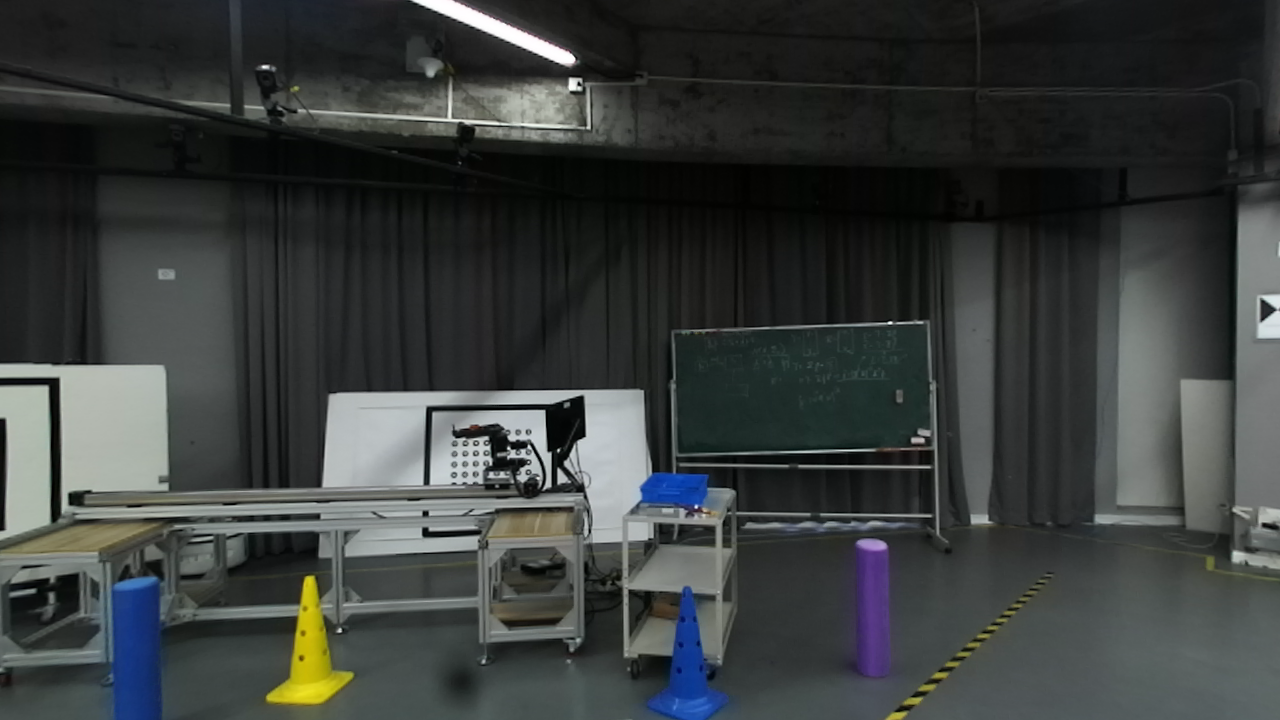
#> input picture 工作/相机深度图_全站仪_比测/20200827_depth_test/zed/depth/zed_depth_0.png, 1280 x 720 px, found by its file name
$ python 'util(2).py'
#> lines starting #> are read from the running program, lines starting #| are printed output that depends on the picture
import numpy as np
import math
from scipy.optimize import leastsq
import cv2


# [17 lines left out: function distance_chessboard2camera_rt, not called in this run]


def get_cheesboard_3d_pos(img, internal_matrix, chessboard_xlen=0.03, chessboard_ylen=0.03, chessboard_xnum=11,
                          chessboard_ynum=8, is_colorful=True, cv2_input_type=True):
    """
    :param img:input image with shape (H*W*3) or (3*H*W) if is colorful and is_colorful==True, (H*W) if is gray and is_colorful==False
    :param internal_matrix: the internal_matrix of camera with shape(3*3):[[fx,0,u0],
                                                                            [0,fy,v0],
                                                                            [0,0,1]]
                                                                    or (3,4)[[fx,0,u0,0],
                                                                            [0,fy,v0,0],
                                                                            [0,0,1,0]]
    :param chessboard_xlen: true length between each corner of the chessboard with x-axis direction,which unit is meter(m)
    :param chessboard_ylen: true length between each corner of the chessboard with y-axis direction,which unit is meter(m)
    :param chessboard_xnum: the numbers of corners on the chessboard with x-axis direction
    :param chessboard_ynum: the numbers of corners on the chessboard with y-axis direction
    :param is_colorful:
    :param cv2_input_type: is True whne the input image is read by opencv
    :return:"str" if with some error during this function the return is the error info with the type of string
    else return "pos,rt_matrix", pos is the homogeneous coordinate of each corner with shape(4*corner_numbers)
                                rt_matrix is the rotation matrix and translate matrix from chessboard coordinate to camera coordinate with shape(4*4) [R|T]
    """
    if is_colorful:
        try:
            shape = img.shape
        except:
            return "【ERROR】: error with input image type"
        if len(shape) != 3:
            return "【ERROR】: error with input image shape"
        if img.shape[-1] != 3:
            try:
                img = img.transpose((1, 2, 0))
            except:
                return "【ERROR】: error with transpose input image shape"
        if not cv2_input_type:
            try:
                img = cv2.cvtColor(np.uint8(img), cv2.COLOR_RGB2BGR)
            except:
                return "【ERROR】: error with convert opencv type"
        gray = cv2.cvtColor(img, cv2.COLOR_BGR2GRAY)
    else:
        gray = img
    if chessboard_xnum <= 0:
        return "【ERROR】: error with input chessboard_xnum"
    if chessboard_ynum <= 0:
        return "【ERROR】: error with input chessboard_ynum"
    if chessboard_xlen <= 0:
        return "【ERROR】: error with input chessboard_xlen"
    if chessboard_ylen <= 0:
        return "【ERROR】: error with input chessboard_ylen"
    if not isinstance(internal_matrix, np.ndarray):
        internal_matrix = np.array(internal_matrix)
    try:
        shape = internal_matrix.shape
        if shape[0] == 3 and shape[1] == 3:
            internal_matrix = np.concatenate((internal_matrix, np.array([[0], [0], [0]])), axis=1)
        elif shape[0] != 3 and shape[1] != 4:
            return "【ERROR】: input internal matrix shape should be 3*4"
    except:
        return "【ERROR】: error with input image type"
    conernum = chessboard_xnum * chessboard_ynum
    criteria = (cv2.TERM_CRITERIA_MAX_ITER | cv2.TERM_CRITERIA_EPS, 30, 0.001)
    chessboard_corners = np.zeros((3, chessboard_xnum, chessboard_ynum))
    chessboard_corners[0:2, :, :] = np.mgrid[0:chessboard_xlen * chessboard_xnum:chessboard_xlen,
                                    0:chessboard_ylen * chessboard_ynum:chessboard_ylen]
    chessboard_corners_homo = np.ones((4, chessboard_xnum * chessboard_ynum))
    for i in range(chessboard_ynum):
        for j in range(chessboard_xnum):
            chessboard_corners_homo[0:3, i * chessboard_xnum + j] = chessboard_corners[:, j, i]
    ret, corners = cv2.findChessboardCorners(gray, (chessboard_xnum, chessboard_ynum))
    if ret == False or corners.shape[0] != conernum:
        return "【ERROR】: without enough corners"
    corners2 = cv2.cornerSubPix(gray, corners, (5, 5), (-1, -1), criteria)
    corners_homo = np.ones((3, chessboard_xnum * chessboard_ynum))
    corners_homo[0:2, :] = corners2[:, 0, :].T
    estimate_matrix = np.array([1, 1, 1, 0.1, 0.1, 0.1])
    rt = leastsq(distance_chessboard2camera_rt, estimate_matrix,
                 args=(chessboard_corners_homo, corners_homo, internal_matrix))
    temp_Rx = np.array(
        [[1, 0, 0, 0], [0, math.cos(rt[0][0]), -math.sin(rt[0][0]), 0], [0, math.sin(rt[0][0]), math.cos(rt[0][0]), 0],
         [0, 0, 0, 1]])
    temp_Ry = np.array(
        [[math.cos(rt[0][1]), 0, math.sin(rt[0][1]), 0], [0, 1, 0, 0], [-math.sin(rt[0][1]), 0, math.cos(rt[0][1]), 0],
         [0, 0, 0, 1]])
    temp_Rz = np.array(
        [[math.cos(rt[0][2]), -math.sin(rt[0][2]), 0, 0], [math.sin(rt[0][2]), math.cos(rt[0][2]), 0, 0], [0, 0, 1, 0],
         [0, 0, 0, 1]])
    temp_RT = np.dot(np.dot(temp_Rx, temp_Ry), temp_Rz)
    temp_RT[:, 3] = np.array([rt[0][3], rt[0][4], rt[0][5], 1]).reshape(1, 4)
    pos = np.dot(temp_RT, chessboard_corners_homo)
    return pos, temp_RT


# [160 lines left out: functions distance_qzy2camera_rt, calibration_from_qzy2camera, project_pointcloud_to_image, not called in this run]


# ***usage***
image_path = "zed_depth_0.png"
img = cv2.imread(image_path)
#> img is the input picture: shape (720, 1280, 3); mean B, G, R 60, 61, 57.2
gray = cv2.cvtColor(img, cv2.COLOR_BGR2GRAY)
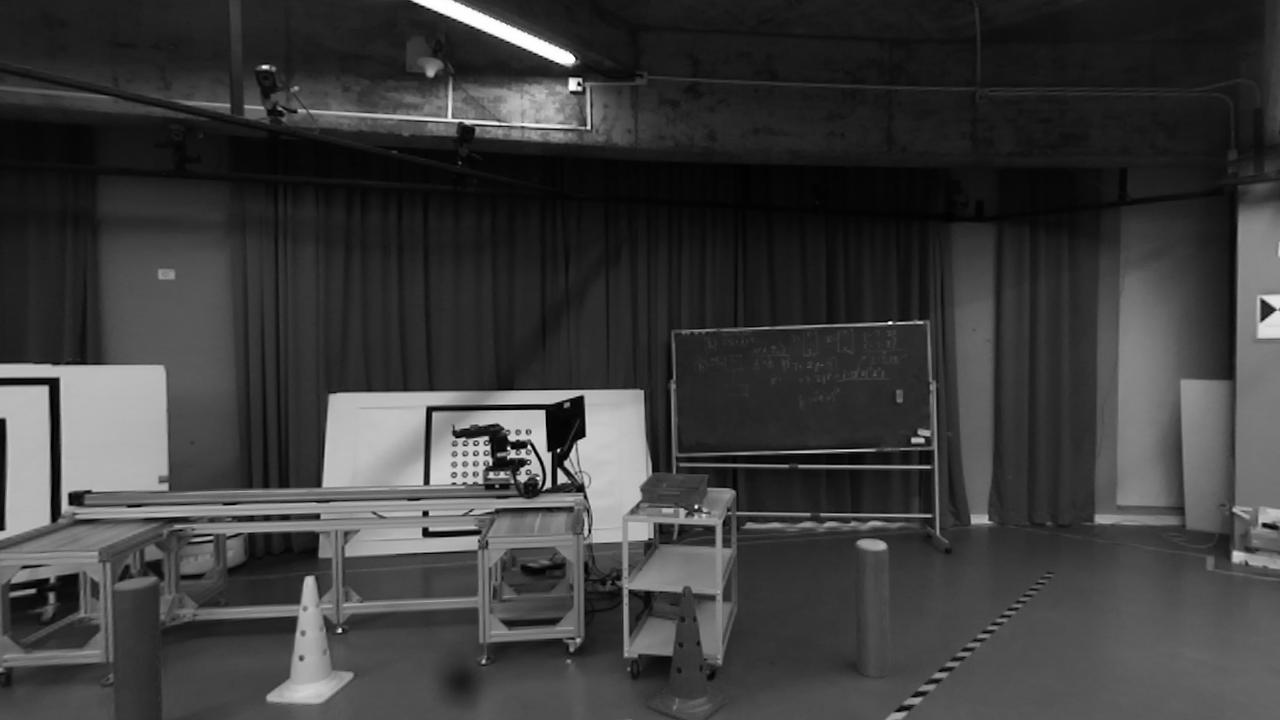
#> gray: shape (720, 1280); min 0, max 255, mean 59.8
A = np.array([[677.703, 0, 640, 0],
              [0, 677.703, 360, 0],
              [0, 0, 1, 0]])
# result=get_cheesboard_3d_pos(gray,A,is_colorful=False)
result = get_cheesboard_3d_pos(img, A, is_colorful=True)
#> in get_cheesboard_3d_pos, `ret, corners = cv2.findChessboardCorners(gray, (chessboard_xnum, chess..`: ret = False; corners = None
#> result = '【ERROR】: without enough corners'
if isinstance(result, str):
    print(result)
#| 【ERROR】: without enough corners
else:
    pos = result[0]
    rt_matrix = result[1]
    print(rt_matrix)
    print(pos.shape)
    print(pos)
